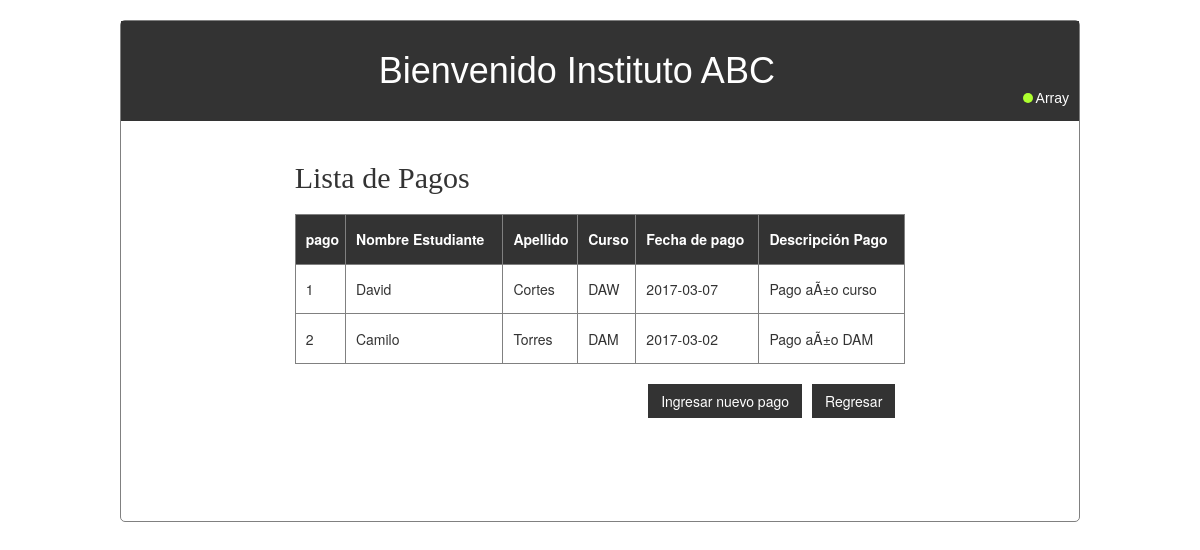
Page /pagos.php (signed in) on the committed database.
### tables this page shows
CREATE TABLE IF NOT EXISTS `pagos` (
`id_pago` int(11) NOT NULL,
  `num_pago` int(11) NOT NULL,
  `fecha` date NOT NULL,
  `descripcion` varchar(45) NOT NULL,
  `fk_alumno` int(11) NOT NULL
);

CREATE TABLE IF NOT EXISTS `alumnos` (
`id_alumno` int(11) NOT NULL,
  `dni` varchar(10) NOT NULL,
  `nombre` varchar(45) NOT NULL,
  `apellido` varchar(45) NOT NULL,
  `edad` int(11) NOT NULL
);

CREATE TABLE IF NOT EXISTS `cursos` (
`id_curso` int(11) NOT NULL,
  `curso` varchar(45) NOT NULL,
  `descripcion` varchar(50) NOT NULL,
  `fk_profesor` int(11) NOT NULL
);

### APP/models/functions.php (called while the page is built, shortened)
<?php
class Functions{
    private $conexion;
    public function __construct() {
        require_once('conexion.php');
            $this->conexion= new conexion();
            $this->conexion->conectar();
    }
    function ListaPagos(){
        $consulta = 'SELECT p.id_pago, a.nombre , a.apellido, c.curso, p.fecha, p.descripcion FROM `pagos` p inner join alumnos_cursos ac ON p.fk_alumno = ac.fk_alumno inner join alumnos a ON ac.fk_alumno = a.id_alumno INNER JOIN cursos c ON c.id_curso = ac.fk_curso';
        $pagos = $this->conexion->conexion->query($consulta);
        return $pagos;
    }
     function HtmlEntities($string){
        return \htmlentities ($string,ENT_HTML401,"ISO-8859-1");
    }
}

### APP/models/conexion.php (called while the page is built, shortened)
<?php
class conexion{
    private $host;
    private $user;
    private $password;
    private $database;
    public function __construct(){
        $this->host   = "127.0.0.1";
        $this->user   = "root";
        $this->password ="";
        $this->database = "instituto";
    }
    function conectar(){
       $this->conexion = new mysqli($this->host,$this->user,$this->password,$this->database);
    }
}

### pagos.php (the view, shortened to what this page needs)
<!DOCTYPE html>
<html>
<head>
</head>
<body>
	<div class='content-loggin'>
		<?php
	    	  include('APP/models/functions.php');
	    ?>
		<div class="content-datos">
			<h4>Lista de Pagos</h4>
			<?php
	    	  	$instancia = new Functions();
	    	  	$result = $instancia->ListaPagos();
	            echo '<table border=1 class="tabla-datos">';
		        echo '<tr class="head-table">';
		        echo '<th>pago</th>';
		        echo '<th>Nombre Estudiante</th>';
		        echo '<th>Apellido</th>';
		        echo '<th>Curso</th>';
		        echo '<th>Fecha de pago</th>';
		        echo '<th>Descripción Pago</th>';
		        echo '</tr>';
		        while($fila = mysqli_fetch_array($result, MYSQLI_ASSOC)){
		        	echo '<tr>';
		            echo '<td>'.$fila['id_pago'].'</td>';
		            echo '<td>'.$fila['nombre'].'</td>';
		            echo '<td>'.$fila['apellido'].'</td>';
		            echo '<td>'.$fila['curso'].'</td>';
		            echo '<td>'.$fila['fecha'].'</td>';
		            echo '<td>'. $instancia->HtmlEntities($fila['descripcion']) .'</td>';
		            echo '</tr>';
		        }
		        echo '</table>';
			?>
		<a href="home.php" class='btn btn-regresar'> Regresar</a>
		<div class="btn btn-regresar" id="crear_curso">Ingresar nuevo pago</div>
		</div>
		</div>
</body>
</html>

### recursos/css/index.css (style rules this page uses)
.content-loggin { width: 80%; border: 1px solid gray; border-radius: 5px; margin: 20px auto; min-height: 440px; height: auto; }
.content-loggin header { width: 100%; height: 100px; padding: 10px; background-color: #333; text-align: center; color: white; font-family: arial; font-weight: bold; }

### recursos/css/home.css (style rules this page uses)
.var_sesion { font-size: 14px; float: right; margin-top: 40px; cursor: pointer; }
.circle { height: 10px; width: 10px; background-color: greenyellow; float: left; border-radius: 50px; margin-right: 3px; margin-top: 2px; }
.tabla-datos { width: 100%; margin: 20px auto; min-height: 150px; height: auto; }
.content-datos { padding: 30px; width: 70%; margin: auto; min-height: 400px; }
h4 { font-family: fantasy; font-size: 30px; letter-spacing: 0px; }
.head-table { background-color: #333; color: white; }
.btn-regresar { float: right; background-color: #333; color: white; border-radius: 0px; display: block; margin-bottom: 30px; margin-right: 10px; }
td { padding-left: 10px; }
th { padding-left: 10px; }

### rows in the picture
pagos: id_pago "1", fk_alumno.nombre "David", fk_alumno.apellido "Cortes", cursos.curso "DAW", fecha "2017-03-07", descripcion "Pago aÃ±o curso"
pagos: id_pago "2", fk_alumno.nombre "Camilo", fk_alumno.apellido "Torres", cursos.curso "DAM", fecha "2017-03-02", descripcion "Pago aÃ±o DAM"
